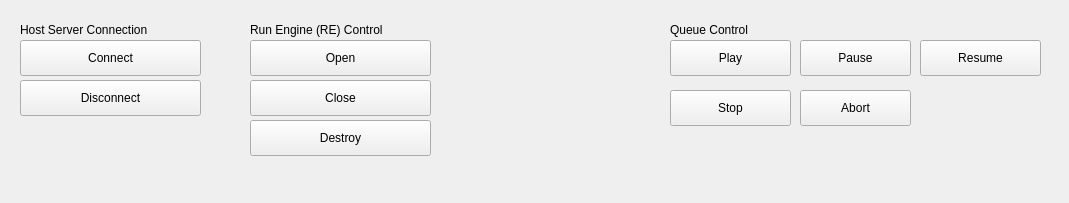
<?xml version="1.0" encoding="UTF-8"?>
<ui version="4.0">
 <class>Form</class>
 <widget class="QWidget" name="Form">
  <property name="geometry">
   <rect>
    <x>0</x>
    <y>0</y>
    <width>1069</width>
    <height>203</height>
   </rect>
  </property>
  <property name="windowTitle">
   <string>Form</string>
  </property>
  <widget class="QFrame" name="hostServerConnection">
   <property name="geometry">
    <rect>
     <x>10</x>
     <y>10</y>
     <width>201</width>
     <height>151</height>
    </rect>
   </property>
   <widget class="QPushButton" name="connectButton">
    <property name="geometry">
     <rect>
      <x>10</x>
      <y>30</y>
      <width>181</width>
      <height>36</height>
     </rect>
    </property>
    <property name="text">
     <string>Connect</string>
    </property>
   </widget>
   <widget class="QPushButton" name="disconnectButton">
    <property name="geometry">
     <rect>
      <x>10</x>
      <y>70</y>
      <width>181</width>
      <height>36</height>
     </rect>
    </property>
    <property name="text">
     <string>Disconnect</string>
    </property>
   </widget>
   <widget class="QLabel" name="hostServeConnectionLabel">
    <property name="geometry">
     <rect>
      <x>10</x>
      <y>10</y>
      <width>171</width>
      <height>19</height>
     </rect>
    </property>
    <property name="text">
     <string>Host Server Connection</string>
    </property>
   </widget>
  </widget>
  <widget class="QFrame" name="environmenControl">
   <property name="geometry">
    <rect>
     <x>240</x>
     <y>10</y>
     <width>201</width>
     <height>161</height>
    </rect>
   </property>
   <widget class="QPushButton" name="runEngineOpenButton">
    <property name="geometry">
     <rect>
      <x>10</x>
      <y>30</y>
      <width>181</width>
      <height>36</height>
     </rect>
    </property>
    <property name="text">
     <string>Open</string>
    </property>
   </widget>
   <widget class="QPushButton" name="runEngineCloseButton">
    <property name="geometry">
     <rect>
      <x>10</x>
      <y>70</y>
      <width>181</width>
      <height>36</height>
     </rect>
    </property>
    <property name="text">
     <string>Close</string>
    </property>
   </widget>
   <widget class="QPushButton" name="runEngineDestroyButton">
    <property name="geometry">
     <rect>
      <x>10</x>
      <y>110</y>
      <width>181</width>
      <height>36</height>
     </rect>
    </property>
    <property name="text">
     <string>Destroy</string>
    </property>
   </widget>
   <widget class="QLabel" name="runEngineControlLabel">
    <property name="geometry">
     <rect>
      <x>10</x>
      <y>10</y>
      <width>181</width>
      <height>19</height>
     </rect>
    </property>
    <property name="text">
     <string>Run Engine (RE) Control</string>
    </property>
   </widget>
  </widget>
  <widget class="QFrame" name="queueControl">
   <property name="geometry">
    <rect>
     <x>660</x>
     <y>10</y>
     <width>391</width>
     <height>161</height>
    </rect>
   </property>
   <widget class="QLabel" name="queueControlLabel">
    <property name="geometry">
     <rect>
      <x>10</x>
      <y>10</y>
      <width>141</width>
      <height>19</height>
     </rect>
    </property>
    <property name="text">
     <string>Queue Control</string>
    </property>
   </widget>
   <widget class="QPushButton" name="queuePlayButton">
    <property name="geometry">
     <rect>
      <x>10</x>
      <y>30</y>
      <width>121</width>
      <height>36</height>
     </rect>
    </property>
    <property name="text">
     <string>Play</string>
    </property>
   </widget>
   <widget class="QPushButton" name="queueResumeButton">
    <property name="geometry">
     <rect>
      <x>260</x>
      <y>30</y>
      <width>121</width>
      <height>36</height>
     </rect>
    </property>
    <property name="text">
     <string>Resume</string>
    </property>
   </widget>
   <widget class="QPushButton" name="queuePauseButton">
    <property name="geometry">
     <rect>
      <x>140</x>
      <y>30</y>
      <width>111</width>
      <height>36</height>
     </rect>
    </property>
    <property name="text">
     <string>Pause</string>
    </property>
   </widget>
   <widget class="QPushButton" name="queueStopButton">
    <property name="geometry">
     <rect>
      <x>10</x>
      <y>80</y>
      <width>121</width>
      <height>36</height>
     </rect>
    </property>
    <property name="text">
     <string>Stop</string>
    </property>
   </widget>
   <widget class="QPushButton" name="queueAbortButton">
    <property name="geometry">
     <rect>
      <x>140</x>
      <y>80</y>
      <width>111</width>
      <height>36</height>
     </rect>
    </property>
    <property name="text">
     <string>Abort</string>
    </property>
   </widget>
  </widget>
 </widget>
 <resources/>
 <connections/>
</ui>
